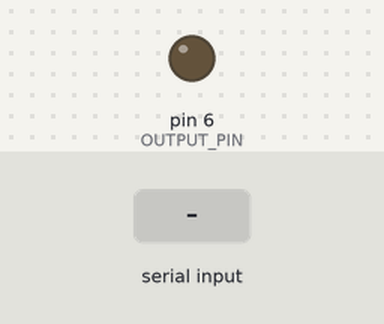
Bench run of a sketch on a simulated Arduino Uno, built with avr-gcc and run on an emulated ATmega328P. On the bench: output pins drawn as LEDs (lit = HIGH). The test bench sets the inputs (shaded band).

Above: at 1.2 s.
1.3 s: "90,45\n" received over Serial
At 2.0 s:
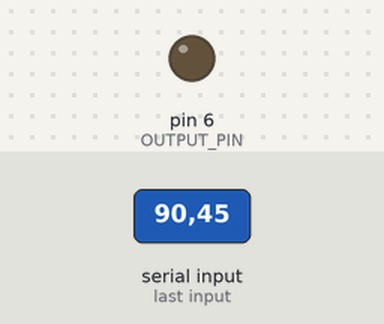
2.8 s: "30,150\n" received over Serial
At 3.2 s:
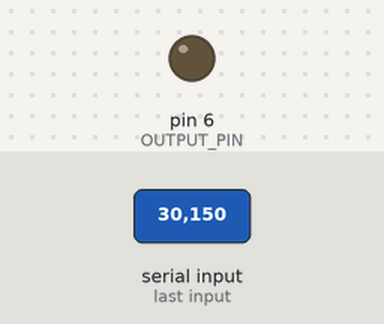
4.3 s: "200\n" received over Serial
At 5.4 s:
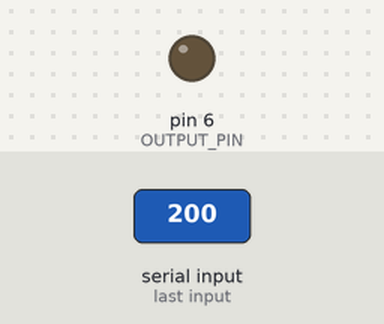
Timing chart, 0 to 7.3 s (numbered marks = the images above; inputs shaded):
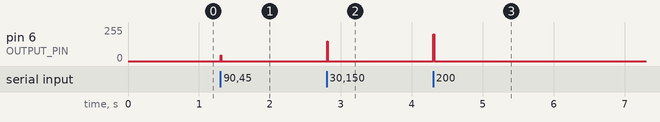

The sketch:

firmware.ino
```cpp
#define OUTPUT_PIN 6

byte val = 0;

void setup() {
  Serial.begin(9600);
  Serial.setTimeout(10);
}

void loop() {
  if (Serial.available()) {
      val = Serial.parseInt();
      analogWrite(OUTPUT_PIN, val);
  }
}
```

Measured:
- after the input at 1.3 s, pin 6 (OUTPUT_PIN): 0/255 → 45/255 at once, → 0/255 0.01 s later
- after the input at 2.8 s, pin 6 (OUTPUT_PIN): 0/255 → 150/255 at once, → 0/255 0.01 s later
- after the input at 4.3 s, pin 6 (OUTPUT_PIN): 0/255 → 200/255 at once, → 0/255 0.01 s later
